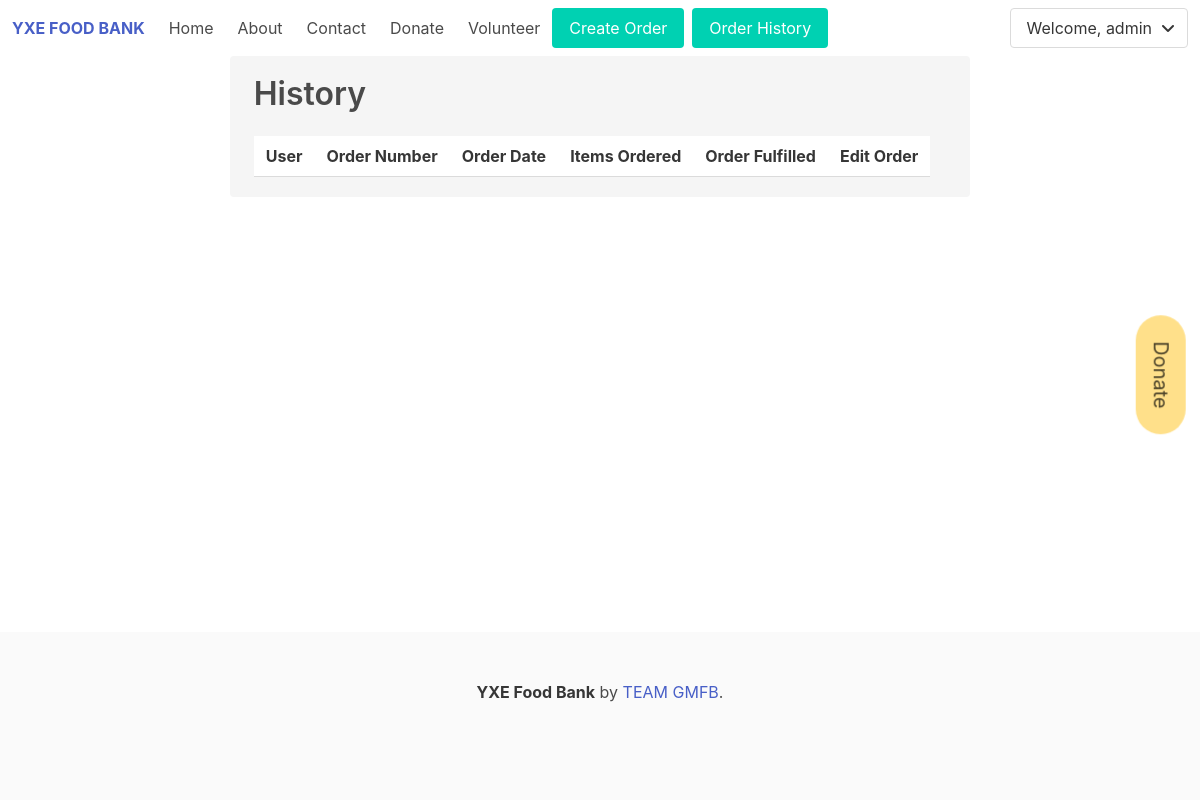
Page /history/ (signed in) on the earlier database version.
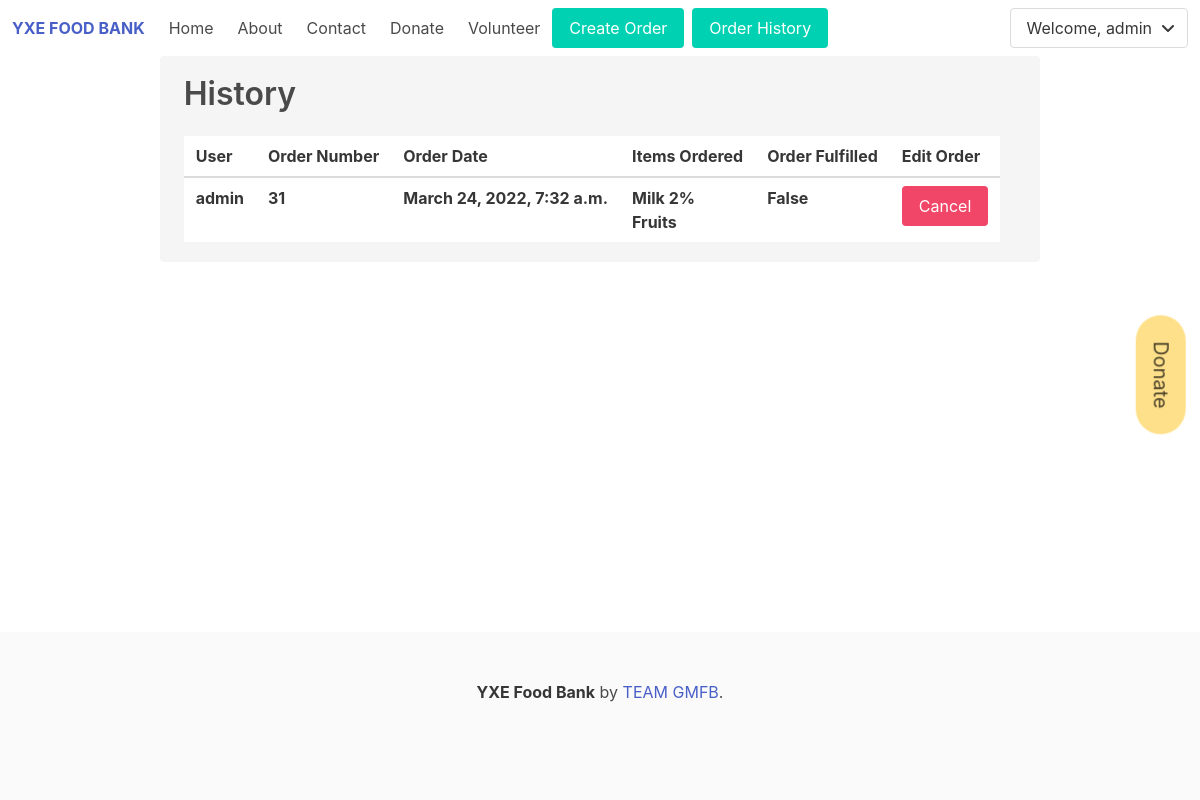
Same page on the later database version.
### account/models.py (models this page shows, shortened)
class Account(AbstractBaseUser):
    email = models.EmailField(verbose_name="email", max_length=60, unique=True)
    username = models.CharField(max_length=30, unique=True)
    date_joined = models.DateTimeField(
        verbose_name='date joined', auto_now_add=True)
    last_login = models.DateTimeField(verbose_name='last login', auto_now=True)
    is_admin = models.BooleanField(default=False)
    is_active = models.BooleanField(default=True)
    is_staff = models.BooleanField(default=False)
    is_superuser = models.BooleanField(default=False)
    phone = models.CharField(verbose_name="phone", max_length=10, unique=True)
    first_name = models.CharField(max_length=30)
    last_name = models.CharField(max_length=30)
    USERNAME_FIELD = 'username'
    REQUIRED_FIELDS = ['email', 'phone', 'first_name', 'last_name']
    objects = MyAccountManager()
    def __str__(self):
        return self.username

### store/models.py (models this page shows, shortened)
class Form(models.Model):
    customer = models.ForeignKey(
        Account, on_delete=models.SET_NULL, blank=True, null=True)
    date_ordered = models.DateTimeField(auto_now_add=True)
    complete = models.BooleanField(default=False, null=True, blank=False)
    transaction_id = models.CharField(max_length=200, null=True)
    notes = models.CharField(default="No Comments", max_length=200, null=True)
    fufilled = models.BooleanField(default=False, null=True, blank=False)
    def __str__(self):
        return str(self.id)

class Formitems(models.Model):
    product = models.ForeignKey(
        Product, on_delete=models.SET_NULL, blank=True, null=True)
    form = models.ForeignKey(
        Form, on_delete=models.SET_NULL, blank=True, null=True)
    quantity = models.IntegerField(default=0, null=True, blank=True)
    date_added = models.DateTimeField(auto_now_add=True)

class Product(models.Model):
    name = models.CharField(max_length=200, null=True)
    quantity = models.IntegerField(default=0, null=True, blank=True)
    image = models.ImageField(null=True, blank=True)
    description = models.CharField(max_length=200, null=True)
    calories = models.IntegerField(default=0, null=True, blank=True)
    def __str__(self):
        return self.name

### userHist/views.py (the view)
# urls.py: path('history/', views.userHistPage, name="userHist"),
def userHistPage(request):
    user = request.user
    products = Product.objects.all()
    accounts = Account.objects.all()
    formitem = Formitems.objects.all()
    form = Form.objects.all().filter(customer=user).filter(complete=True) # Specified user verification check
    context = {'products':products,'account':accounts,'form': form, 'formitems':formitem}
    if (request.method == 'POST') and ('delete' in request.POST):
        item = request.POST.get('delete')
        for x in form.filter(transaction_id = item):    # Filters through items by specified transaction_id
            x.delete()  # Deletes form model values via specified transaction_id from previous line
            return redirect('userHist') # Refreshes website with updated changes
    return render(request, 'userHist.html', context)

### userHist/templates/userHist.html (shortened to what this page needs)
{% extends 'main.html' %} {% block content %}
<div class="container">
  <div class="notification is-secondary">
    <div class="title">History</div>
      <div class="table-container">
        <table class="table">
          <thead>
            <tr>
              <th>User</th>
              <th>Order Number</th>
              <th>Order Date</th>
              <th>Items Ordered</th>
              <th>Order Fulfilled</th>
              <th>Edit Order</th>
            </tr>
          </thead>
          <tbody>
            <tr>
              {% for x in form %}
              <th>{{ x.customer }}</th>
              <th>{{ x.transaction_id }}</th>
              <th>{{ x.date_ordered }}</th>
              <th>
              {% for y in formitems %}
              {% if x.transaction_id|stringformat:"s" == y.form|stringformat:"s" %}
              <dl>{{ y.product }}</dl>
              {% endif %}
              {% endfor %}
              </th>
              <th>{{ x.fufilled }}</th>
              {% if x.fufilled == False %}
              <th>
                <form method="POST">
                     <div class="buttons">
                       <button name="delete" value="{{x.transaction_id}}"
                         class="button is-danger">Cancel</button>
                     </div>
               </form>
              </th>
              {% else %}
              <th>Order Complete</th>
              {% endif %}
            </tr>
            {% endfor %}
          </tbody>
        </table>
      </div>
  </div>
</div>
{% endblock content %}

### templates/main.html (shortened to what this page needs)
{% load static %}
<!DOCTYPE html>
<html lang="en">
<head>
  <link rel="stylesheet" href="{% static 'css/style.css' %}" />
</head>
<a href="{% url 'donationpage' %}" class="donato button is-warning is-medium is-rounded"
  style=" position: fixed;bottom: 50%;right:-20px;z-index: 9999; transform: rotate(90deg);">Donate</a>
<body>
  {% include 'navbar.html'%}
  {% block content%}
  {% endblock %}
  {% include 'footer.html' %}
</body>
</html>

### templates/navbar.html (shortened to what this page needs)
<nav class="navbar" role="navigation" aria-label="main navigation">
  <div class="navbar-brand">
    <a class="navbar-item logotext" href="/"> YXE FOOD BANK </a>
  </div>
  <div id="navbarBasicExample" class="navbar-menu">
    <div class="navbar-start">
      <a class="navbar-item" href="{% url 'home' %}"> Home </a>
      <a class="navbar-item" href="{% url 'about' %}"> About </a>
      <a class="navbar-item"href="{% url 'contact' %}"> Contact </a>
      <a class="navbar-item" href="{% url 'donationpage' %}"> Donate </a>
      <a class="navbar-item" href="{% url 'volunteer' %}"> Volunteer </a>
      {% if request.user.is_authenticated %}
          <nav class="level" href="{% url 'store' %}">
            <div class="level-item has-text-centered">
              <div>
                <div class="buttons">
                  <button class="button is-primary" onclick="location.href='{% url "store" %}' " >Create Order</button>
                  <button class="button is-primary" onclick="location.href='{% url "userHist" %}' " >Order History</button>
                </div>
              </div>
            </div>
      {% endif %}
    </div>
    <div class="navbar-end">
      <div class="navbar-item">
        <div class="buttons">
          {% if request.user.is_authenticated %}
          <div class="dropdown is-hoverable">
            <div class="dropdown-trigger">
              <button
                class="button"
                aria-haspopup="true"
                aria-controls="dropdown-menu4"
              >
                <span>Welcome, {{request.user}}</span>
                <span class="icon is-small">
                  <i class="fas fa-angle-down" aria-hidden="true"></i>
                </span>
              </button>
            </div>
          </div>
          {% else %}
          <a class="button is-light" href="/login"> Log in </a>
          <a href="{% url 'register' %}" class="button is-primary">
            <strong>Sign up</strong>
          </a>
          {% endif %}
        </div>
      </div>
    </div>
  </div>
</nav>

### templates/footer.html
<footer class="footer">
    <div class="content has-text-centered">
      <p>
        <strong>YXE Food Bank</strong> by <a href="https://git.cs.usask.ca/sas473/GMFB">TEAM GMFB</a>.
      </p>
    </div>
  </footer>

### static/css/style.css (style rules this page uses)
html, body { min-height: 100vh; display: flex; flex-direction: column; }
body > footer { margin-top: auto; }
.button { transition: all .15s ease-in-out; }
.logotext { font-weight: bold; }
.footer { margin-top: auto; }

Differences in the rows shown:
now on this page (row edited): Form: customer "admin", transaction_id "31", date_ordered "March 24, 2022, 7:32 a.m.", fufilled "False"
added Formitems: product "Milk 2%"
added Formitems: product "Fruits"
